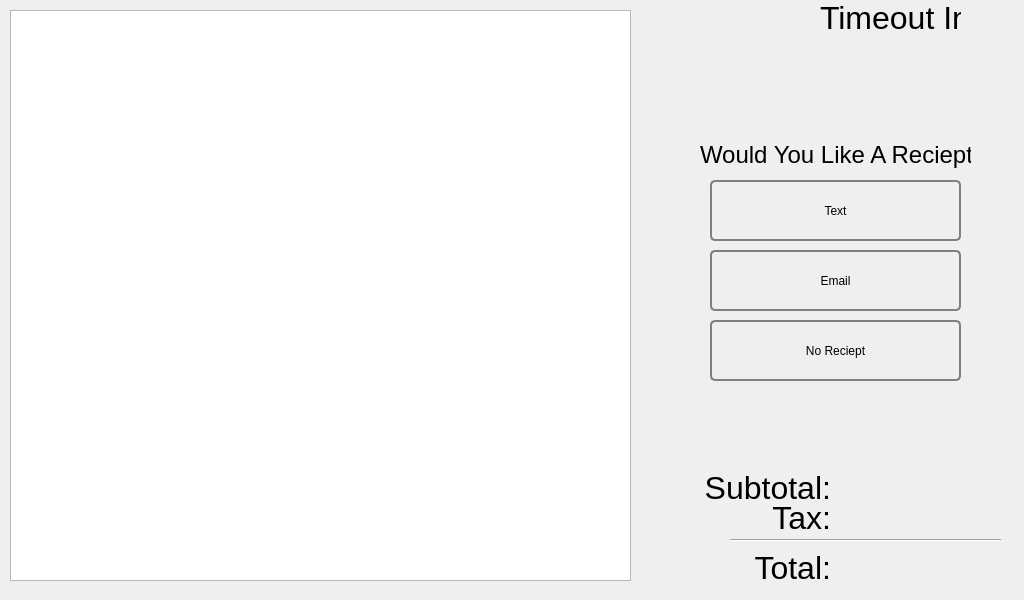
<?xml version="1.0" encoding="UTF-8"?>
<ui version="4.0">
 <class>Reciept</class>
 <widget class="QMainWindow" name="Reciept">
  <property name="geometry">
   <rect>
    <x>0</x>
    <y>0</y>
    <width>1024</width>
    <height>600</height>
   </rect>
  </property>
  <widget class="QWidget" name="centralwidget">
   <widget class="QPushButton" name="pushButton">
    <property name="geometry">
     <rect>
      <x>710</x>
      <y>180</y>
      <width>251</width>
      <height>61</height>
     </rect>
    </property>
    <property name="styleSheet">
     <string notr="true">QPushButton{border: 2px solid grey; border-radius: 5px; padding: 5px}
</string>
    </property>
    <property name="text">
     <string>Text</string>
    </property>
   </widget>
   <widget class="QPushButton" name="pushButton_2">
    <property name="geometry">
     <rect>
      <x>710</x>
      <y>250</y>
      <width>251</width>
      <height>61</height>
     </rect>
    </property>
    <property name="styleSheet">
     <string notr="true">QPushButton{border: 2px solid grey; border-radius: 5px; padding: 5px}</string>
    </property>
    <property name="text">
     <string>Email</string>
    </property>
   </widget>
   <widget class="QListWidget" name="itemList">
    <property name="geometry">
     <rect>
      <x>10</x>
      <y>10</y>
      <width>621</width>
      <height>571</height>
     </rect>
    </property>
   </widget>
   <widget class="QPushButton" name="pushButton_3">
    <property name="geometry">
     <rect>
      <x>710</x>
      <y>320</y>
      <width>251</width>
      <height>61</height>
     </rect>
    </property>
    <property name="styleSheet">
     <string notr="true">QPushButton{border: 2px solid grey; border-radius: 5px; padding: 5px}</string>
    </property>
    <property name="text">
     <string>No Reciept</string>
    </property>
   </widget>
   <widget class="QLabel" name="nutritionLabel">
    <property name="geometry">
     <rect>
      <x>820</x>
      <y>0</y>
      <width>141</width>
      <height>31</height>
     </rect>
    </property>
    <property name="font">
     <font>
      <family>.AppleSystemUIFont</family>
     </font>
    </property>
    <property name="text">
     <string>&lt;html&gt;&lt;head/&gt;&lt;body&gt;&lt;p&gt;&lt;span style=&quot; font-size:24pt;&quot;&gt;Timeout In:&lt;/span&gt;&lt;/p&gt;&lt;/body&gt;&lt;/html&gt;</string>
    </property>
    <property name="class" stdset="0">
     <string>text</string>
    </property>
   </widget>
   <widget class="QLabel" name="subtotalLabel">
    <property name="geometry">
     <rect>
      <x>690</x>
      <y>470</y>
      <width>141</width>
      <height>31</height>
     </rect>
    </property>
    <property name="styleSheet">
     <string notr="true"/>
    </property>
    <property name="text">
     <string>&lt;html&gt;&lt;head/&gt;&lt;body&gt;&lt;p&gt;&lt;span style=&quot; font-size:24pt;&quot;&gt;Subtotal:&lt;/span&gt;&lt;/p&gt;&lt;/body&gt;&lt;/html&gt;</string>
    </property>
    <property name="alignment">
     <set>Qt::AlignmentFlag::AlignRight|Qt::AlignmentFlag::AlignTrailing|Qt::AlignmentFlag::AlignVCenter</set>
    </property>
    <property name="class" stdset="0">
     <string>heading</string>
    </property>
   </widget>
   <widget class="QLabel" name="subtotalLabel_2">
    <property name="geometry">
     <rect>
      <x>690</x>
      <y>500</y>
      <width>141</width>
      <height>31</height>
     </rect>
    </property>
    <property name="styleSheet">
     <string notr="true"/>
    </property>
    <property name="text">
     <string>&lt;html&gt;&lt;head/&gt;&lt;body&gt;&lt;p&gt;&lt;span style=&quot; font-size:24pt;&quot;&gt;Tax:&lt;/span&gt;&lt;/p&gt;&lt;/body&gt;&lt;/html&gt;</string>
    </property>
    <property name="alignment">
     <set>Qt::AlignmentFlag::AlignRight|Qt::AlignmentFlag::AlignTrailing|Qt::AlignmentFlag::AlignVCenter</set>
    </property>
    <property name="class" stdset="0">
     <string>heading</string>
    </property>
   </widget>
   <widget class="QLabel" name="subtotalLabel_3">
    <property name="geometry">
     <rect>
      <x>690</x>
      <y>550</y>
      <width>141</width>
      <height>31</height>
     </rect>
    </property>
    <property name="styleSheet">
     <string notr="true"/>
    </property>
    <property name="text">
     <string>&lt;html&gt;&lt;head/&gt;&lt;body&gt;&lt;p&gt;&lt;span style=&quot; font-size:24pt;&quot;&gt;Total:&lt;/span&gt;&lt;/p&gt;&lt;/body&gt;&lt;/html&gt;</string>
    </property>
    <property name="alignment">
     <set>Qt::AlignmentFlag::AlignRight|Qt::AlignmentFlag::AlignTrailing|Qt::AlignmentFlag::AlignVCenter</set>
    </property>
    <property name="class" stdset="0">
     <string>heading</string>
    </property>
   </widget>
   <widget class="Line" name="line">
    <property name="geometry">
     <rect>
      <x>730</x>
      <y>530</y>
      <width>271</width>
      <height>21</height>
     </rect>
    </property>
    <property name="orientation">
     <enum>Qt::Orientation::Horizontal</enum>
    </property>
   </widget>
   <widget class="QLabel" name="subtotalLabel_4">
    <property name="geometry">
     <rect>
      <x>700</x>
      <y>140</y>
      <width>271</width>
      <height>31</height>
     </rect>
    </property>
    <property name="styleSheet">
     <string notr="true"/>
    </property>
    <property name="text">
     <string>&lt;html&gt;&lt;head/&gt;&lt;body&gt;&lt;p&gt;&lt;span style=&quot; font-size:18pt;&quot;&gt;Would You Like A Reciept?&lt;/span&gt;&lt;/p&gt;&lt;/body&gt;&lt;/html&gt;</string>
    </property>
    <property name="alignment">
     <set>Qt::AlignmentFlag::AlignRight|Qt::AlignmentFlag::AlignTrailing|Qt::AlignmentFlag::AlignVCenter</set>
    </property>
    <property name="class" stdset="0">
     <string>heading</string>
    </property>
   </widget>
  </widget>
 </widget>
 <resources/>
 <connections/>
</ui>
